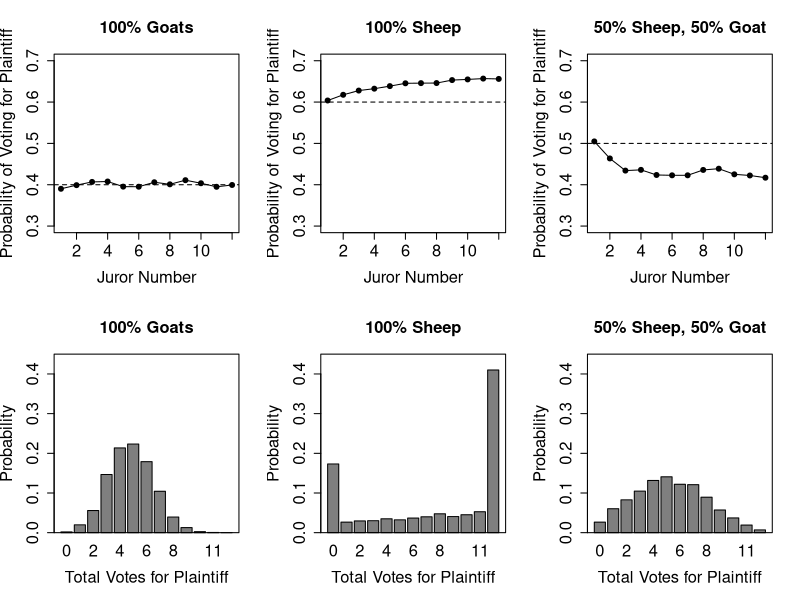
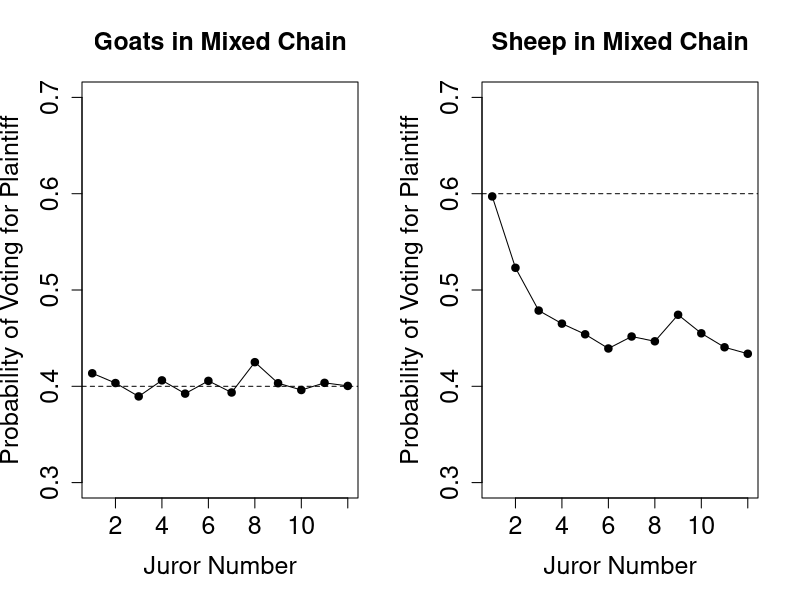

Write R code to recreate these figures, in order.

#### Parameters defining the simulations

# simulation parameters
nits <- 5000  # paper used 100000
n <- 12

# homogenous chain of sheep - 
rs <- .95
ths <- .6

# homogenous chain of goats - 
rg <- .5
thg <- .4

# 50-50 mixture
w <- .5
r <- c(rs,rg)
th <- c(ths,thg)




#### Define the Bayesian juror

# prior sample
prior <- function(th) {
  v <- as.numeric((runif(1) <= th))
  #v <- as.numeric(runif(1)<.5)
  return(v)
}

# given input vote v, posterior sample 
iterate <- function(v,r,th) {
  if(v==1) { # last person voted for plaintiff
    h1 <- r*th # it was plaintiff + previous person corret
    h2 <- (1-r)*(1-th) # defenande + previous wrong
    
  } 
  
  if(v==0) { # last person voted for defendant
    h1 <- (1-r)*th # plaintiff + previous wrong
    h2 <- r*(1-th) # defentant + previous right
  }
  
  p <- h1 / (h1 + h2)
  v2 <- as.numeric((runif(1) <= p))
  return(v2)
}



#### Functions to simulate a single chain, either pure or mixed

purechain <- function(r,th,n) {
  v <- numeric(length=n)
  v[1] <- prior(th)
  for(i in 2:n) {
    v[i] <- iterate(v[i-1],r,th)
  }
  return(v)
}

mixedchain <- function(r,th,w,n) {
  
  v <- numeric(length=n)
  l <- as.numeric(runif(n)<=w) # assign learner types
  
  v[1] <- prior(th[l[1]+1])
  for(i in 2:n) {
    v[i] <- iterate(v[i-1],r[l[i]+1],th[l[i]+1])
  }
  return(list(v=v,l=l))
  
}



#### Functions to simulate a many chain, either pure or mixed

homogenouschains <- function(r,th,nits,n) {
  
  # run many chains
  V <- matrix(NA,nits,n)
  for( i in 1:nits ) {
    V[i,] <- purechain(r,th,n)
  }
  return(V)
  
}

heterogenouschains <- function(r,th,nits,w,n) {
  
  # run many chains
  V <- matrix(NA,nits,n)
  L <- matrix(NA,nits,n)
  for( i in 1:nits ) {
    c <- mixedchain(r,th,w,n)
    V[i,] <- c$v
    L[i,] <- c$l
  }
  return(list(V=V,L=L))
  
}



#### Run the three chains

sheepVotes <- homogenouschains(rs,ths,nits,n)
goatVotes <- homogenouschains(rg,thg,nits,n)
c <- heterogenouschains(r,th,nits,w,n)
mixedVotes <- c$V
mixedLearners <- c$L



#### Define plotting functions

sequencePlot <- function(V,ind=NULL,mstr) {
  if(is.null(ind)) {
    val <- colMeans(V)
  } else {
    val <- colSums(V*ind) / colSums(ind)
  }
  plot(1:n,val,xlab="Juror Number",
       ylab="Probability of Voting for Plaintiff",pch=19, type="o",
       cex.axis=1.5, cex.lab=1.5, cex.main=1.5,
       ylim=c(.3,.7),main=mstr)
}

tallyPlot <- function(V,mstr) {
  n <- dim(V)[2]
  f <- tabulate(rowSums(V)+1,n+1)
  f <- f/sum(f)
  names(f) <- 0:n
  barplot(f,names.arg = 0:n,ylim=c(0,.45),
          xlab="Total Votes for Plaintiff",
          ylab="Probability",
          cex.axis=1.5, cex.lab=1.5, cex.main=1.5,cex.names=1.5,
          col="grey50",main=mstr)
  box()
}


#### Draw the figure plotting the overall behaviour of the two 
#### heterogenous chains and the one mixed chain

layout(matrix(1:6,2,3))

sequencePlot(goatVotes,mstr="100% Goats")
abline(h=thg,lty=2)
tallyPlot(goatVotes,mstr="100% Goats")

sequencePlot(sheepVotes,mstr="100% Sheep")
abline(h=ths,lty=2)
tallyPlot(sheepVotes,mstr="100% Sheep")

mstr <- paste0((1-w)*100, "% Sheep, ", w*100, "% Goat")
sequencePlot(mixedVotes,mstr=mstr)
abline(h=(1-w)*th[1] + w*th[2],lty=2)
tallyPlot(mixedVotes,mstr=mstr)

layout(1)


#### Draw the figure plotting the goats and sheep from the mixed chain separately

layout(matrix(1:2,1,2))
sequencePlot(mixedVotes,ind=mixedLearners,mstr="Goats in Mixed Chain")
abline(h=thg,lty=2)

sequencePlot(mixedVotes,ind=1-mixedLearners,mstr="Sheep in Mixed Chain")
abline(h=ths,lty=2)
layout(1)


